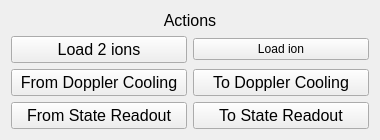
<?xml version="1.0" encoding="UTF-8"?>
<ui version="4.0">
 <class>Form</class>
 <widget class="QWidget" name="Form">
  <property name="geometry">
   <rect>
    <x>0</x>
    <y>0</y>
    <width>380</width>
    <height>134</height>
   </rect>
  </property>
  <property name="windowTitle">
   <string>Form</string>
  </property>
  <layout class="QGridLayout" name="gridLayout">
   <item row="0" column="0" colspan="2">
    <widget class="QLabel" name="label">
     <property name="font">
      <font>
       <pointsize>12</pointsize>
      </font>
     </property>
     <property name="text">
      <string>Actions</string>
     </property>
     <property name="alignment">
      <set>Qt::AlignCenter</set>
     </property>
    </widget>
   </item>
   <item row="4" column="1">
    <widget class="QPushButton" name="tostate">
     <property name="sizePolicy">
      <sizepolicy hsizetype="Minimum" vsizetype="Minimum">
       <horstretch>0</horstretch>
       <verstretch>0</verstretch>
      </sizepolicy>
     </property>
     <property name="font">
      <font>
       <pointsize>12</pointsize>
      </font>
     </property>
     <property name="text">
      <string>To State Readout</string>
     </property>
    </widget>
   </item>
   <item row="3" column="1">
    <widget class="QPushButton" name="todc">
     <property name="sizePolicy">
      <sizepolicy hsizetype="Minimum" vsizetype="Minimum">
       <horstretch>0</horstretch>
       <verstretch>0</verstretch>
      </sizepolicy>
     </property>
     <property name="font">
      <font>
       <pointsize>12</pointsize>
      </font>
     </property>
     <property name="text">
      <string>To Doppler Cooling</string>
     </property>
    </widget>
   </item>
   <item row="4" column="0">
    <widget class="QPushButton" name="fromstate">
     <property name="sizePolicy">
      <sizepolicy hsizetype="Minimum" vsizetype="Minimum">
       <horstretch>0</horstretch>
       <verstretch>0</verstretch>
      </sizepolicy>
     </property>
     <property name="font">
      <font>
       <pointsize>12</pointsize>
      </font>
     </property>
     <property name="text">
      <string>From State Readout</string>
     </property>
    </widget>
   </item>
   <item row="3" column="0">
    <widget class="QPushButton" name="fromdc">
     <property name="sizePolicy">
      <sizepolicy hsizetype="Minimum" vsizetype="Minimum">
       <horstretch>0</horstretch>
       <verstretch>0</verstretch>
      </sizepolicy>
     </property>
     <property name="font">
      <font>
       <pointsize>12</pointsize>
      </font>
     </property>
     <property name="text">
      <string>From Doppler Cooling</string>
     </property>
    </widget>
   </item>
   <item row="1" column="0">
    <widget class="QPushButton" name="Load_2_ions">
     <property name="sizePolicy">
      <sizepolicy hsizetype="Minimum" vsizetype="Minimum">
       <horstretch>0</horstretch>
       <verstretch>0</verstretch>
      </sizepolicy>
     </property>
     <property name="font">
      <font>
       <pointsize>12</pointsize>
      </font>
     </property>
     <property name="text">
      <string>Load 2 ions</string>
     </property>
    </widget>
   </item>
   <item row="1" column="1">
    <widget class="QPushButton" name="Load_ion">
     <property name="text">
      <string>Load ion</string>
     </property>
    </widget>
   </item>
  </layout>
 </widget>
 <resources/>
 <connections/>
</ui>
